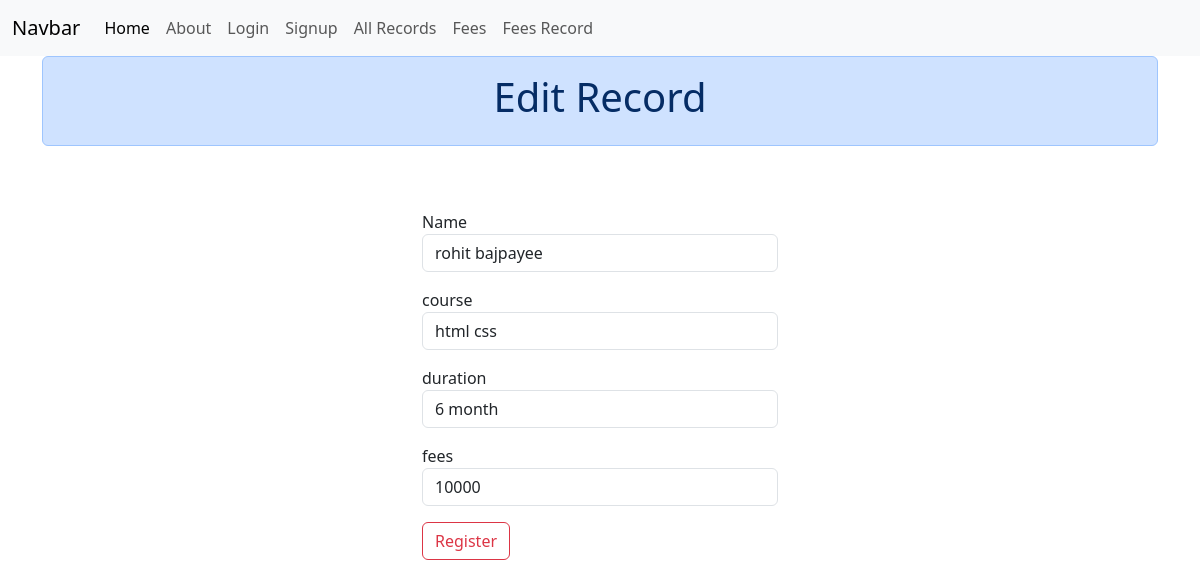
The app's page /fees/edit/7 with its own data.
### fees/models.py (models this page shows, shortened)
class Fees(models.Model):
    name = models.CharField(max_length=100)
    course = models.CharField(max_length=100)
    duration = models.CharField(max_length=50)
    fees = models.IntegerField()

### fees/views.py (the view)
# urls.py: path('edit/<int:id>', views.FeesEdit, name="FeesEdit")
def FeesEdit(request,id):
    record = Fees.objects.get(id=id)
    if request.method == 'POST':
        record.name = request.POST['nm']
        record.course = request.POST['course']
        record.duration = request.POST['duration']
        record.fees = request.POST['fees']
        record.save()
        return redirect('/fees/feesRecord')
    else:
        return render(request,'fees/edit.html',{'record':record})

### templates/fees/edit.html (shortened to what this page needs)
{% extends 'base.html' %}
{% block content %}
    <div class="container " >
        <div class="alert alert-primary">
            <h1 class="text-center">Edit Record</h1>
        </div>
        <div class="row">
            <div class="col-4"></div>
            <div class="col-4">
                <form action="" method="POST">
                    <div class="field my-3 mt-5">
                        <label for="">Name</label>
                        <input type="text"  id="" placeholder="enter" name="nm" class="form-control" value="{{ record.name }}">
                    </div>
                    <div class="field my-3">
                        <label for="">course</label>
                        <input type="text" id="" placeholder="enter" name="course"  class="form-control" value="{{ record.course }}">
                    </div>
                    <div class="field my-3">
                        <label for="">duration</label>
                        <input type="text"  id="" placeholder="enter" name="duration" class="form-control" value="{{ record.duration }}">
                    </div>
                    <div class="field my-3">
                        <label for="">fees</label>
                        <input type="text"id="" placeholder="enter" name="fees" class="form-control" value="{{ record.fees }}">
                    </div>
                    <input type="submit"  value="Register" class="btn btn-outline-danger">
                </form>
            </div>
            <div class="col-4"></div>
        </div>
    </div>
{% endblock %}

### records on screen
Fees: nm "rohit bajpayee", course "html css", duration "6 month", fees "10000"
